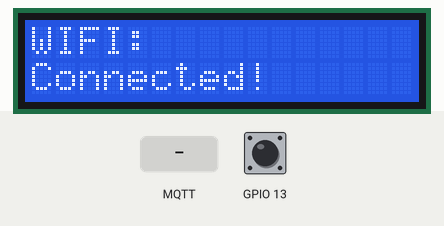
The program below on a simulated ESP32. Shown: 16×2 character LCD. Inputs (shaded band) come from the test bench; at power-on: GPIO 13 HIGH. No MQTT or app messages arrive unless stated.

Above: at 1.6 s.
1.7 s: GPIO 13 pulled LOW for 0.15 s
At 2.9 s:
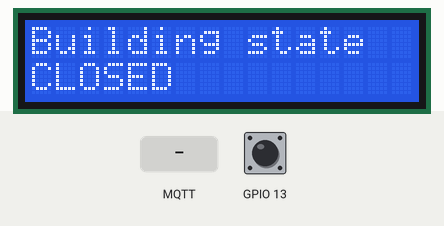
3.3 s: MQTT message "1" arrives on the second subscribed topic
At 4.3 s:
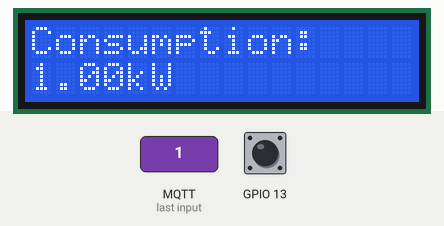
4.8 s: GPIO 13 pulled LOW for 1 s
At 5.4 s:
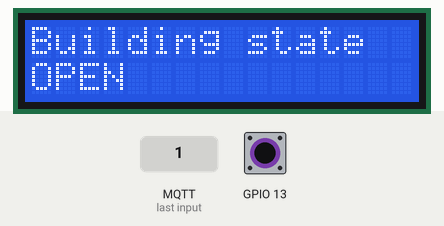
7.3 s: MQTT message "0" arrives on the second subscribed topic
At 8.5 s:
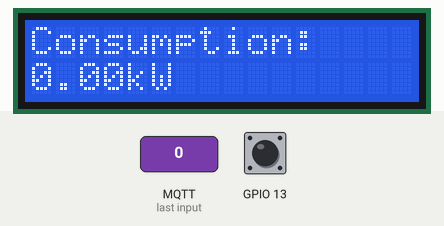
8.8 s: GPIO 13 pulled LOW for 3.2 s
At 9.7 s:
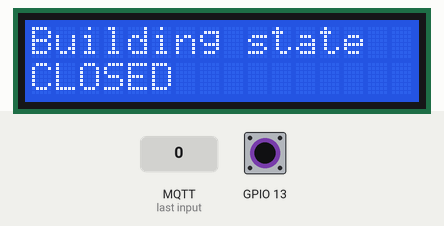
13.5 s: MQTT message "on" arrives on the second subscribed topic
At 14.4 s:
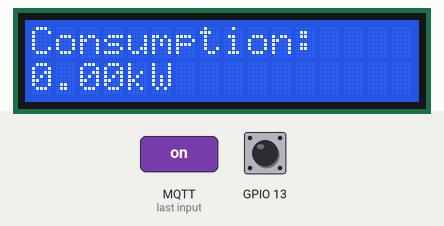
Timing chart, 0 to 16.0 s (numbered marks = the images above; inputs shaded):
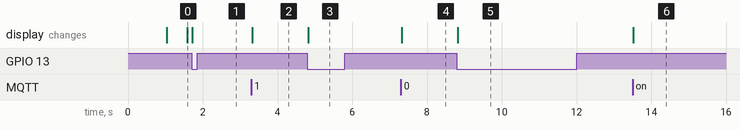

The program:

main.cpp
```cpp
#include <Arduino.h>
#include <string.h>
#include "OfficeBuilding.h"
#include "BuildingDisplay.h"
#include "SolarPanelLDR.h"
#include "MQTTClientPLB.h"
#include "Button.h"
#include "BuildingStateButton.h"

MQTTClientPLB *mqttPLB;
BuildingDisplay *buildingDisplay;
SolarPanelLDR *solarPanel1;
SolarPanelLDR *solarPanel2;
SolarPanelLDR *solarPanel3;
SolarPanelLDR *solarPanel4;
OfficeBuilding *building;
BuildingStateButton *buildingStateButton;

const int  sdaPin = 21;
const int  sclPin = 22;
const int solarPanelPin1 = 32;
const int solarPanelPin2 = 33;
const int solarPanelPin3 = 34;
const int solarPanelPin4 = 35;
void onConnectionEstablished()
{
  mqttPLB->onConnectionSubscribe();
}

void setup()
{
  Serial.begin(115200);
  mqttPLB = new MQTTClientPLB();
  buildingDisplay = new BuildingDisplay(sclPin, sdaPin);
  buildingStateButton = new BuildingStateButton();
  solarPanel1 = new SolarPanelLDR(solarPanelPin1);
  solarPanel2 = new SolarPanelLDR(solarPanelPin2);
  solarPanel3 = new SolarPanelLDR(solarPanelPin3);
  solarPanel4 = new SolarPanelLDR(solarPanelPin4);
  building = new OfficeBuilding(mqttPLB, buildingDisplay, buildingStateButton, solarPanel1, solarPanel2, solarPanel3, solarPanel4);
  mqttPLB->getClient().enableDebuggingMessages();
}

void loop()
{
 building->loop(mqttPLB->receive());
 //buildingDisplay->display("Hello"); //hardware test

}
```

Measured:
- after the input at 1.7 s, the display: changes at once (image 1)
- after the input at 3.3 s, the display: changes at once (image 2)
- after the input at 4.8 s, the display: changes at once (image 3)
- after the input at 7.3 s, the display: changes at once (image 4)
- after the input at 8.8 s, the display: changes at once (image 5)
- after the input at 13.5 s, the display: changes at once (image 6)
